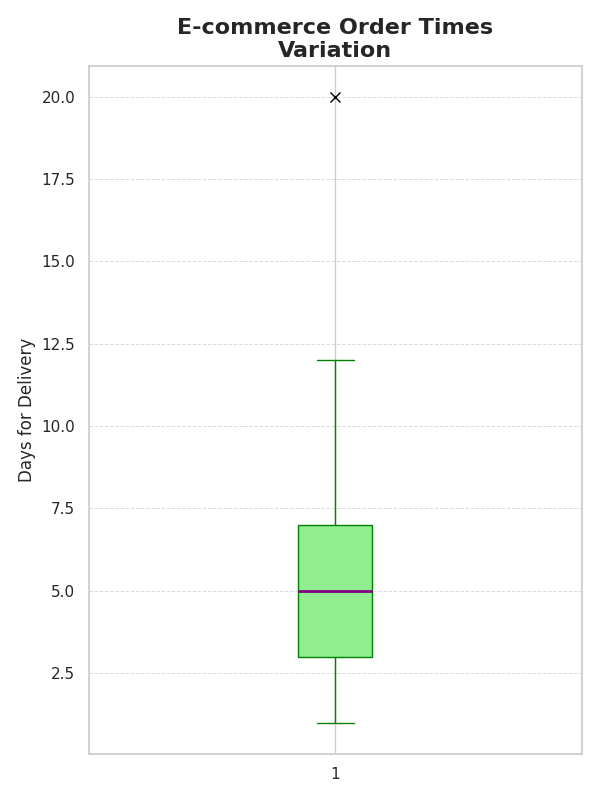

Recreate this plot in Python.
import matplotlib.pyplot as plt
import numpy as np

# Altered set of delivery times
delivery_times_altered = [5, 6, 4, 7, 5, 3, 6, 3, 2, 8, 1, 3, 7, 
                          6, 2, 5, 2, 1, 4, 5, 3, 8, 4, 9, 8, 2, 20, 
                          7, 6, 6, 5, 1, 2, 3, 2, 3, 4, 5, 5, 
                          3, 8, 7, 1, 4, 3, 2, 1, 6, 4, 5, 9, 8, 7, 
                          6, 10, 4, 3, 5, 11, 7, 12, 7, 10, 9, 6, 10, 12]

fig, ax = plt.subplots(figsize=(6, 8))
bplot = ax.boxplot(delivery_times_altered, vert=True, patch_artist=True, 
                   boxprops=dict(facecolor='lightgreen', color='green'),
                   whiskerprops=dict(color='green'),
                   capprops=dict(color='green'),
                   medianprops=dict(color='purple', linewidth=2),
                   flierprops=dict(marker='x', color='red', markersize=7))

# Altered labels and title
ax.set_title('E-commerce Order Times\nVariation', fontsize=16, fontweight='bold')
ax.set_ylabel('Days for Delivery', fontsize=12)

ax.yaxis.grid(True, linestyle='--', linewidth=0.7, alpha=0.7)
plt.tight_layout()
plt.show()
